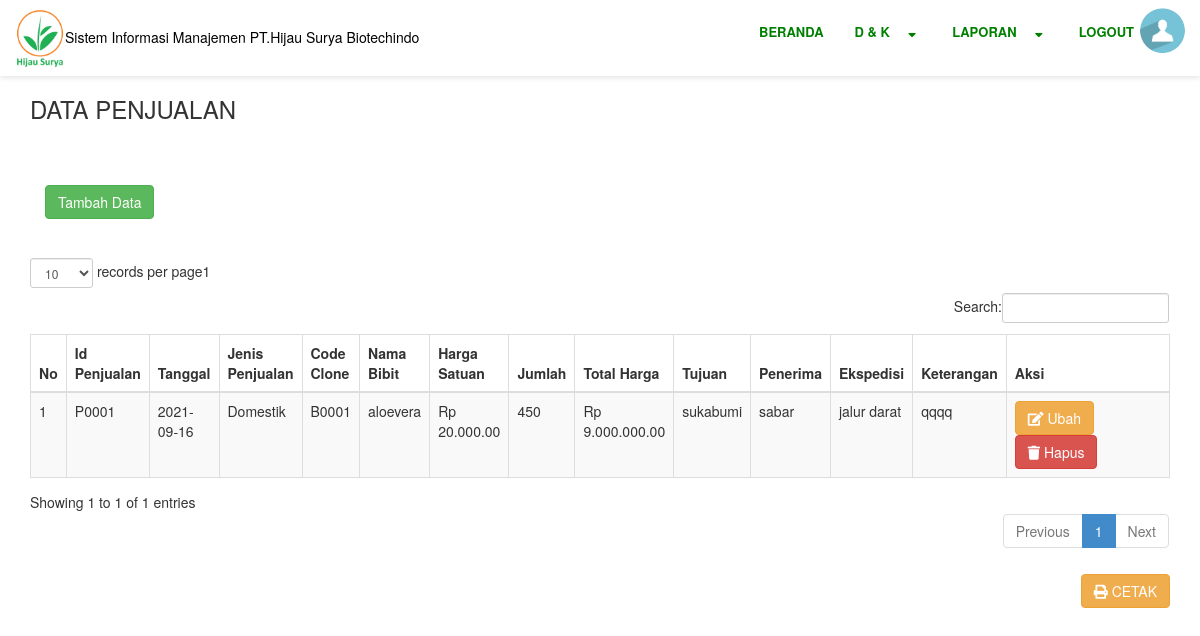
Page /SIM_PT_Hijau_Surya_Biotechindo/index.php?page=penjualan (signed in) on the committed database.
### tables this page shows
CREATE TABLE `penjualan` (
  `id_penjualan` varchar(10) NOT NULL,
  `tanggal` date NOT NULL,
  `jenis_penjualan` varchar(20) NOT NULL,
  `code_clone` varchar(10) NOT NULL,
  `nama_bibit` varchar(50) NOT NULL,
  `harga_satuan` int(20) NOT NULL,
  `jumlah` int(10) NOT NULL,
  `total_harga` int(20) NOT NULL,
  `tujuan` varchar(50) NOT NULL,
  `penerima` varchar(50) NOT NULL,
  `ekspedisi` varchar(50) NOT NULL,
  `keterangan` varchar(250) NOT NULL
);

CREATE TABLE `benih` (
  `tanggal_masuk` date NOT NULL,
  `code_clone` varchar(10) NOT NULL,
  `nama_benih` varchar(50) NOT NULL,
  `no_indukan` varchar(10) NOT NULL,
  `jumlah` int(250) NOT NULL
);

### SIM_PT_Hijau_Surya_Biotechindo/variabel.php (called while the page is built, shortened)
<?php
    $icon="gambar/background/Logo.png";
      $akun=mysqli_fetch_array(mysqli_query($koneksi,"select * from `admin_user` where `username` ='$UserName'"));
      $Fhoto=$akun['Photo'];
      $Level=$akun['level'];
      if ($Level=="AdminDistribusidanKeuangan")
        {
          $_level="3";
        }
?>

### SIM_PT_Hijau_Surya_Biotechindo/rupiah.php (called while the page is built)
<?php
function buatRp($angka) {
$rupiah = "Rp " . number_format ($angka,0,',','.');
return $rupiah;
}
?>

### SIM_PT_Hijau_Surya_Biotechindo/page/penjualan/index.php (the view, shortened to what this page needs)
<div class="container">
    <div class="row">
        <div class="col-md-12">
            <div class="au-breadcrumb-content">
                <div class="au-breadcrumb-left">
                    <h3>DATA PENJUALAN</h3>
                </div>
            </div>
        </div>
        <div class="col-md-12">
        <div class="panel-heading">
            <div class="table-data__tool">
                <div class="table-data__tool-left">
                    <div class="rs-select2--light rs-select2--md">
                        <a href="?page=penjualan&aksi=tambah" class="btn btn-success" style="margin-top: 8px;"></i> Tambah Data</a>
                    </div>
                </div>
            </div>
        </div>
            <div class="table-responsive">
                <table border="1" class="table table-striped table-bordered table-hover" id="dataTables-example">
                    <thead>
                        <tr>
                            <th>No</th>
                            <th>Id Penjualan</th>
                            <th>Tanggal</th>
                            <th>Jenis Penjualan</th>
                            <th>Code Clone</th>
                            <th>Nama Bibit</th>
                            <th>Harga Satuan</th>
                            <th>Jumlah</th>
                            <th>Total Harga</th>
                            <th>Tujuan</th>
                            <th>Penerima</th>
                            <th>Ekspedisi</th>
                            <th>Keterangan</th>
                            <th width="19%">Aksi</th>
                        </tr>
                    </thead>
                    <tbody>
                        <?php
                            $no = 1;
                            $sql = $koneksi->query("SELECT * FROM `penjualan` JOIN `benih` USING(`code_clone`)");
                            while($data=$sql->fetch_assoc()) {
                        ?>
                        <tr>
                            <td><?php echo $no++; ?></td>
                            <td><?php echo $data['id_penjualan'];?></td>
                            <td><?php echo $data['tanggal'];?></td>
                            <td><?php echo $data['jenis_penjualan'];?></td>
                            <td><?php echo $data['code_clone'];?></td>
                            <td><?php echo $data['nama_benih'];?></td>
                            <td><?php echo BuatRp($data['harga_satuan']);?>.00</td>
                            <td><?php echo $data['jumlah'];?></td>
                            <td><?php echo BuatRp($data['total_harga']);?>.00</td>
                            <td><?php echo $data['tujuan'];?></td>
                            <td><?php echo $data['penerima'];?></td>
                            <td><?php echo $data['ekspedisi'];?></td>
                            <td><?php echo $data['keterangan'];?></td>
                            <td>
                                <a href="?page=penjualan&aksi=ubah&id=<?php echo $data['id_penjualan']; ?>" class="btn btn-warning" ><i class="fa fa-edit"></i> Ubah</a>
                                <a onclick="return confirm('Anda yakin ingin menghapus?')" href="?page=penjualan&aksi=hapus&id=<?php echo $data['id_penjualan']; ?>" class="btn btn-danger" ><i class="fa fa-trash"></i> Hapus</a>
                            </td>
                        </tr>
                        <?php  } ?>
                    </tbody>
                </table>
            </div>
        </div>
    </div>
    <div style="float: right;"><br>
        <a class="btn btn-warning" href="cetak.php?page=penjualan" target="_blank"><i class="fa fa-print"></i> CETAK</a>
    </div>
</div>

### SIM_PT_Hijau_Surya_Biotechindo/header.php (shortened to what this page needs)
<header class="header-desktop3 d-none d-lg-block" style="background-color: white; color: black;" >
    <div class="section__content section__content--p35">
        <div class="header3-wrap">
            <div class="header__logo">
                <a href="index.php">
                    <img width="50px" src="<?=$icon?>" />
                </a>
                <h5>Sistem Informasi Manajemen PT.Hijau Surya Biotechindo</h5>
            </div>
            <div class="header__navbar" >
                <ul class="list-unstyled" style="float: right; padding-right: 35px;">
                    <li>
                        <a href="index.php"><strong><font color="green">BERANDA</font></strong>
                        </a>
                    </li>
                    <?php if ($_level=="3") { ?>
                    <li class="has-sub">
                        <a href="#"><strong><font color="green">D & K &nbsp; &nbsp; <i class="fas  fa-sort-desc" ></i></font></strong>
                        </a>
                    </li>
                    <li class="has-sub">
                        <a href="#"><strong><font color="green">LAPORAN &nbsp; &nbsp; <i class="fas  fa-sort-desc" ></i></font></strong>
                        </a>
                    </li>
                    <?php } ?>
                    <li>
                        <a href="logout.php"><strong><font color="green">LOGOUT</font></strong>
                        </a>
                    </li>
                </ul>
            </div>
                <div class="account-wrap">
                    <div class="account-item account-item--style2 clearfix js-item-menu">
                        <div class="image">
                            <img src="gambar/user/<?=$Fhoto?>"/>
                        </div>
                    </div>
                </div>
            </div>
        </div>
</header>

### rows in the picture
penjualan: id_penjualan "P0001", tanggal "2021-09-16", jenis_penjualan "Domestik", code_clone "B0001", code_clone.nama_benih "aloevera", harga_satuan "Rp 20.000", code_clone.jumlah "450", total_harga "Rp 9.000.000", tujuan "sukabumi", penerima "sabar", ekspedisi "jalur darat", keterangan "qqqq"
